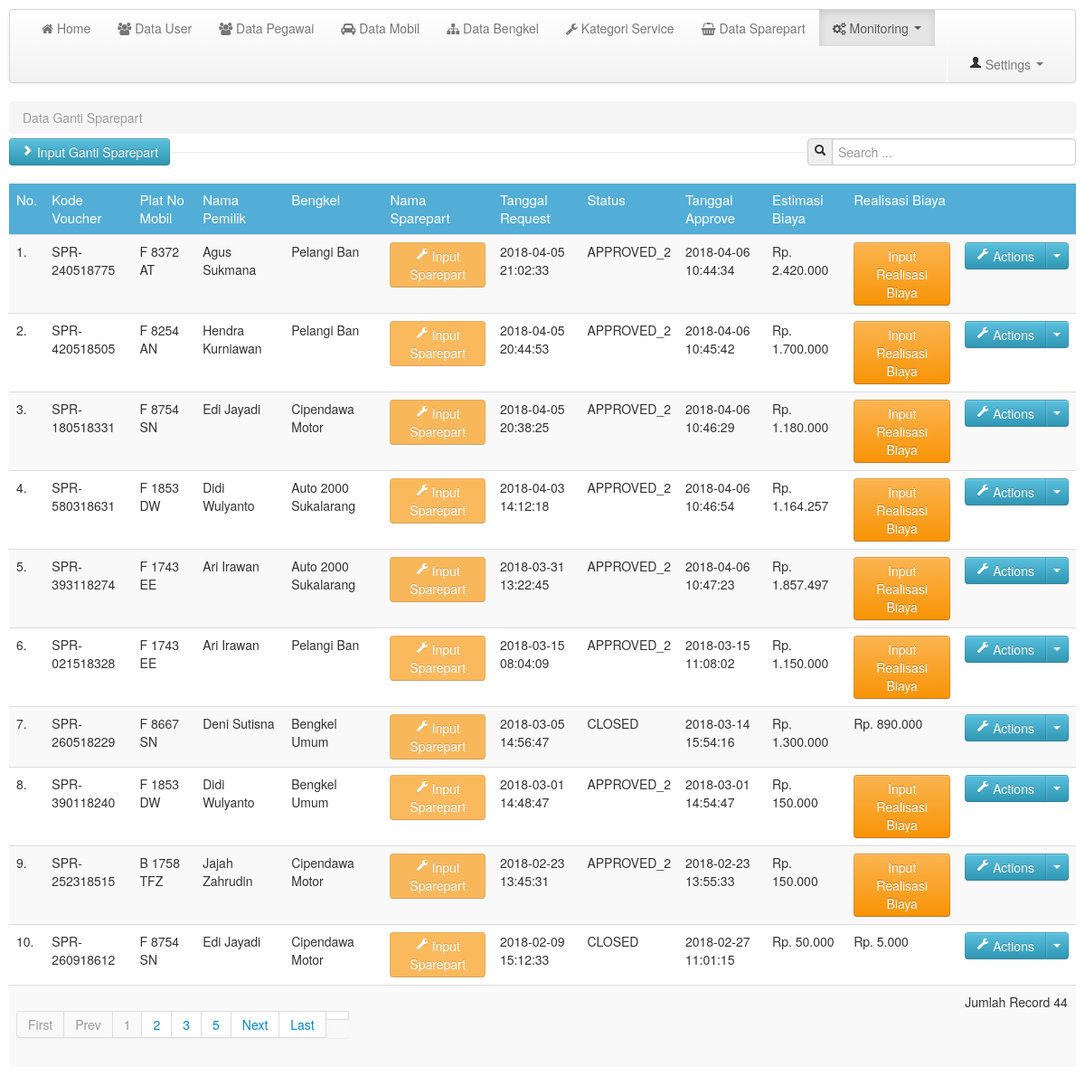
Screenshot of /media.php?module=ganti_sparepart (signed in) with the database file from the repository.
### tables this page shows
CREATE TABLE `ganti_sparepart` (
  `id_spr` int(11) NOT NULL,
  `kode_spr` varchar(13) NOT NULL,
  `id_mobil` int(11) NOT NULL,
  `id_bkl` int(11) NOT NULL,
  `req_date` datetime NOT NULL DEFAULT CURRENT_TIMESTAMP,
  `app1_date` datetime NOT NULL,
  `app2_date` datetime NOT NULL,
  `closed_date` datetime NOT NULL,
  `status` enum('REQUESTED','APPROVED_1','APPROVED_2','CLOSED') NOT NULL DEFAULT 'REQUESTED',
  `cost_est` bigint(30) NOT NULL,
  `cost_real` bigint(30) NOT NULL,
  `kodeuser` varchar(10) NOT NULL,
  `tax` bigint(30) NOT NULL
);

CREATE TABLE `mobil` (
  `id_mobil` int(11) NOT NULL,
  `no_mesin` varchar(15) NOT NULL,
  `no_rangka` varchar(20) NOT NULL,
  `no_bpkb` varchar(15) NOT NULL,
  `plat_no` varchar(12) NOT NULL,
  `id_dir` int(11) NOT NULL,
  `id_peg` int(11) NOT NULL,
  `type` varchar(20) NOT NULL,
  `type_code` int(11) NOT NULL,
  `no_seri_ban_a` text NOT NULL,
  `tgl_ganti_ban_a` datetime NOT NULL,
  `no_seri_ban_b` text NOT NULL,
  `tgl_ganti_ban_b` datetime NOT NULL,
  `no_seri_ban_c` text NOT NULL,
  `tgl_ganti_ban_c` datetime NOT NULL,
  `no_seri_ban_d` text NOT NULL,
  `tgl_ganti_ban_d` datetime NOT NULL,
  `no_seri_ban_e` text NOT NULL,
  `tgl_ganti_ban_e` datetime NOT NULL,
  `ms_ber_stnk` date NOT NULL,
  `ms_ber_keur` date NOT NULL,
  `photo` varchar(150) NOT NULL
);

CREATE TABLE `pegawai` (
  `id_peg` int(11) NOT NULL,
  `id_dir` int(11) NOT NULL,
  `NIP` int(9) NOT NULL,
  `nama_peg` varchar(30) NOT NULL,
  `jabatan` varchar(30) NOT NULL,
  `golongan` int(11) NOT NULL,
  `tpt_lhr` varchar(12) NOT NULL,
  `tgl_lhr` date NOT NULL,
  `alamat` text NOT NULL,
  `email` varchar(30) NOT NULL,
  `no_hp` varchar(13) NOT NULL,
  `no_sim` varchar(20) NOT NULL,
  `tgl_ber_sim` date NOT NULL
);

CREATE TABLE `bengkel` (
  `id_bkl` int(11) NOT NULL,
  `kode_bkl` varchar(11) NOT NULL,
  `nama_bkl` varchar(25) NOT NULL,
  `alamat` text NOT NULL,
  `no_telp` varchar(25) NOT NULL,
  `contact_person` varchar(50) NOT NULL,
  `no_kontrak` varchar(30) NOT NULL,
  `tgl_berlaku_kontrak` date NOT NULL
);

### config/fungsi_rupiah.php (called while the page is built, shortened)
<?php
	function format_rupiah($angka) {
		$rupiah = "Rp. ".number_format($angka,0,',','.');
		return $rupiah;
	}

### mod_gs/ganti_sparepart.php (the view, shortened to what this page needs)
<?php
	switch ($_GET['act']) {
		default:
?>
	<?php
		$p = new Paging;
		$batas = 10;
		$posisi = $p->cariPosisi($batas);
	?>
		<section>
			<ul class="breadcrumb" style="margin-bottom:5px;">
				<li class="active">Data Ganti Sparepart</li>
			</ul>
			<div class="control-group pull-left">
				<button class="btn btn-info" type="button" onclick="window.location='media.php?module=ganti_sparepart&&act=tambah'"><i class="icon-chevron-right icon-white"></i> Input Ganti Sparepart</button>
			</div>
			<form class="form-search pull-right">
				<div class="input-prepend">
					<span class="add-on"><i class="icon-search"></i></span>
					<input class="span3" id="txtcari" type="text" placeholder="Search ..."></input>
				</div>
			</form>
			<hr>
			<div class="row-fluid">
				<div class="span12 pull-left">
					<div id="tabel_awal">
						<table class="table table-striped">
							<thead>
								<tr class="head">
									<td>No.</td>
									<td>Kode Voucher</td>
									<td>Plat No Mobil</td>
									<td>Nama Pemilik</td>
									<td>Bengkel</td>
									<td>Nama Sparepart</td>
									<td>Tanggal Request</td>
									<td>Status</td>
									<td>Tanggal Approve</td>
									<td>Estimasi Biaya</td>
									<td>Realisasi Biaya</td>
									<td></td>
								</tr>
							</thead>
							<tbody>
							<?php
								$query = mysqli_query($conn, "SELECT * FROM ganti_sparepart, mobil, bengkel, pegawai WHERE ganti_sparepart.id_mobil=mobil.id_mobil AND ganti_sparepart.id_bkl=bengkel.id_bkl AND mobil.id_peg=pegawai.id_peg ORDER BY req_date DESC LIMIT $posisi, $batas");
								$no = $posisi+1;
								while ($r = mysqli_fetch_array($query)) {
							?>
								<tr>
									<td><?php echo $no.".";?></td>
									<td><?php echo $r['kode_spr'];?></td>
									<td><?php echo $r['plat_no'];?></td>
									<td><?php echo $r['nama_peg'];?></td>
									<td><?php echo $r['nama_bkl'];?></td>
									<td>
										<button class="btn btn-warning" onclick="window.location='media.php?module=ganti_sparepart&&act=input_sparepart&&kode_spr=<?php echo $r['kode_spr'] ?>&&id_mobil=<?php echo $r['id_mobil'] ?>'" <?php if ($r['status'] != "REQUESTED") { ?> disabled <?php } ?>><i class="icon-wrench icon-white"></i> Input Sparepart</button>
									</td>
									<td><?php echo $r['req_date'];?></td>
									<td><?php echo $r['status'];?></td>
									<?php if ($r['status'] == 'REQUESTED') { ?>
									<td></td>
									<?php } else if ($r['status'] == 'APPROVED_1') { ?>
									<td><?php echo $r['app1_date'];?></td>
									<?php } else if ($r['status'] == 'APPROVED_2') { ?>
									<td><?php echo $r['app2_date'];?></td>
									<?php } else if ($r['status'] == 'CLOSED') { ?>
									<td><?php echo $r['closed_date'];?></td>
									<?php } ?>
									<td><?php echo format_rupiah($r['cost_est']);?></td>
									<?php if ($r['cost_real'] == 0) { ?>
									<td>
										<button class="btn btn-warning" onclick="window.location='media.php?module=ganti_sparepart&&act=cost_real&&kode_spr=<?php echo $r['kode_spr'] ?>'" <?php if ($r['status'] != 'APPROVED_2') { ?> disabled <?php } ?>>Input Realisasi Biaya</button>
									</td>
									<?php } else { ?>
									<td><?php echo format_rupiah($r['cost_real']) ?></td>
									<?php } ?>
									<td>
										<div class="btn-group">
											<a class="btn btn-info" href="#"><i class="icon-wrench icon-white"></i> Actions</a>
											<a class="btn btn-info dropdown-toggle" data-toggle="dropdown" href="#"><span class="caret"></span></a>
										</div>
									</td>
								</tr>
							<?php $no++;
								}
							?>
								<tr>
									<td colspan="11">
									<?php
										$jmldata = mysqli_num_rows(mysqli_query($conn, "SELECT * FROM ganti_sparepart"));
										$jmlhalaman = $p->jumlahHalaman($jmldata,$batas);
										$linkHalaman = $p->navHalaman($_GET['halaman'], $jmlhalaman);
										echo "$linkHalaman";
									?>
										<td>Jumlah Record <?php echo $jmldata;?></td>
									</td>
								</tr>
							</tbody>
						</table>
					</div>
				</div>
			</div>
		</section>
<?php
	break;
?>
<?php
	}
?>

### assets/css/custom.css (style rules this page uses)
body { background: #fff; }
nav,header,section,footer { margin:10px 10px 0 10px; }
table .head { background:#52add7; color:#fff; font-size:15px; }

### rows the page displays
ganti_sparepart: kode_spr "SPR-240518775", id_mobil.plat_no "F 8372 AT", pegawai.nama_peg "Agus Sukmana", id_bkl.nama_bkl "Pelangi Ban", req_date "2018-04-05 21:02:33", status "APPROVED_2", app2_date "2018-04-06 10:44:34", cost_est "Rp. 2.420.000"
ganti_sparepart: kode_spr "SPR-420518505", id_mobil.plat_no "F 8254 AN", pegawai.nama_peg "Hendra Kurniawan", id_bkl.nama_bkl "Pelangi Ban", req_date "2018-04-05 20:44:53", status "APPROVED_2", app2_date "2018-04-06 10:45:42", cost_est "Rp. 1.700.000"
ganti_sparepart: kode_spr "SPR-180518331", id_mobil.plat_no "F 8754 SN", pegawai.nama_peg "Edi Jayadi", id_bkl.nama_bkl "Cipendawa Motor", req_date "2018-04-05 20:38:25", status "APPROVED_2", app2_date "2018-04-06 10:46:29", cost_est "Rp. 1.180.000"
ganti_sparepart: kode_spr "SPR-580318631", id_mobil.plat_no "F 1853 DW", pegawai.nama_peg "Didi Wulyanto", id_bkl.nama_bkl "Auto 2000 Sukalarang", req_date "2018-04-03 14:12:18", status "APPROVED_2", app2_date "2018-04-06 10:46:54", cost_est "Rp. 1.164.257"
ganti_sparepart: kode_spr "SPR-393118274", id_mobil.plat_no "F 1743 EE", pegawai.nama_peg "Ari Irawan", id_bkl.nama_bkl "Auto 2000 Sukalarang", req_date "2018-03-31 13:22:45", status "APPROVED_2", app2_date "2018-04-06 10:47:23", cost_est "Rp. 1.857.497"
ganti_sparepart: kode_spr "SPR-021518328", id_mobil.plat_no "F 1743 EE", pegawai.nama_peg "Ari Irawan", id_bkl.nama_bkl "Pelangi Ban", req_date "2018-03-15 08:04:09", status "APPROVED_2", app2_date "2018-03-15 11:08:02", cost_est "Rp. 1.150.000"
ganti_sparepart: kode_spr "SPR-260518229", id_mobil.plat_no "F 8667 SN", pegawai.nama_peg "Deni Sutisna", id_bkl.nama_bkl "Bengkel Umum", req_date "2018-03-05 14:56:47", status "CLOSED", closed_date "2018-03-14 15:54:16", cost_est "Rp. 1.300.000", cost_real "Rp. 890.000"
ganti_sparepart: kode_spr "SPR-390118240", id_mobil.plat_no "F 1853 DW", pegawai.nama_peg "Didi Wulyanto", id_bkl.nama_bkl "Bengkel Umum", req_date "2018-03-01 14:48:47", status "APPROVED_2", app2_date "2018-03-01 14:54:47", cost_est "Rp. 150.000"
ganti_sparepart: kode_spr "SPR-252318515", id_mobil.plat_no "B 1758 TFZ", pegawai.nama_peg "Jajah Zahrudin", id_bkl.nama_bkl "Cipendawa Motor", req_date "2018-02-23 13:45:31", status "APPROVED_2", app2_date "2018-02-23 13:55:33", cost_est "Rp. 150.000"
ganti_sparepart: kode_spr "SPR-260918612", id_mobil.plat_no "F 8754 SN", pegawai.nama_peg "Edi Jayadi", id_bkl.nama_bkl "Cipendawa Motor", req_date "2018-02-09 15:12:33", status "CLOSED", closed_date "2018-02-27 11:01:15", cost_est "Rp. 50.000", cost_real "Rp. 5.000"

### other values shown
$halamanaktif "1"
$jmlhalaman "5"
$jmldata "44"
